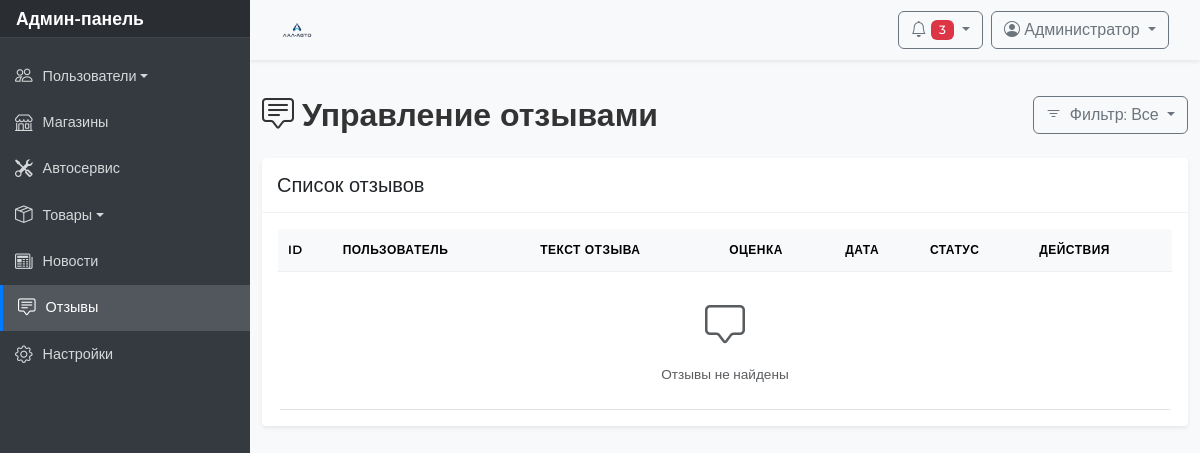
The page /admin.php?section=reviews (signed in) on the database as committed earlier.
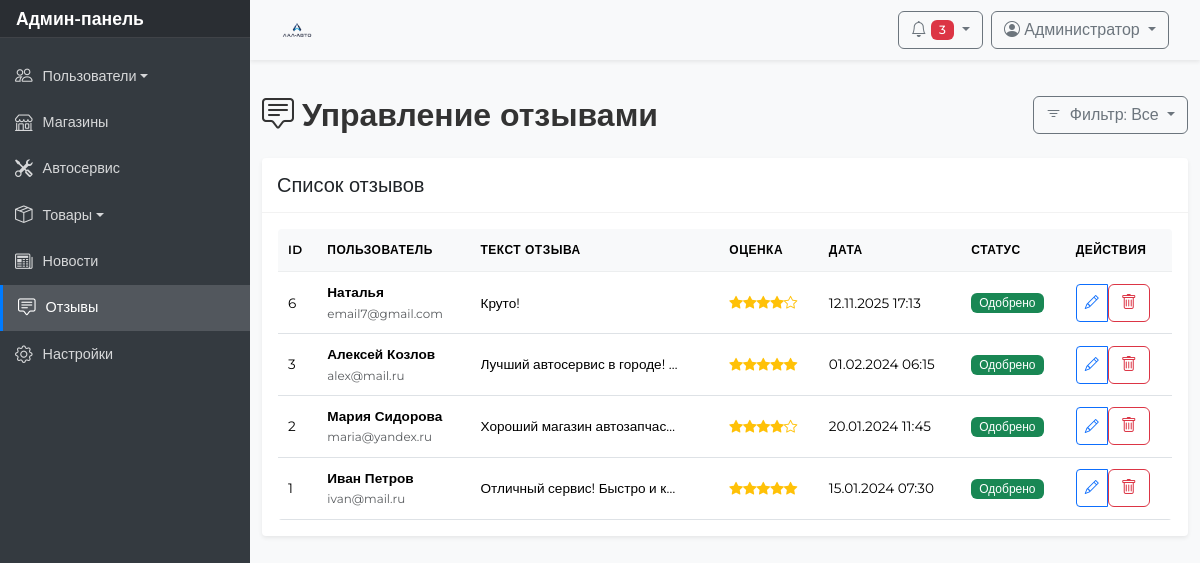
The same page on the database as committed later.
### tables this page shows
CREATE TABLE `reviews` (
  `id` int(11) NOT NULL,
  `name` varchar(255) NOT NULL,
  `email` varchar(255) DEFAULT NULL,
  `rating` int(11) NOT NULL,
  `text` text NOT NULL,
  `status` enum('pending','approved','rejected') DEFAULT 'pending',
  `created_at` timestamp NULL DEFAULT CURRENT_TIMESTAMP,
  `updated_at` timestamp NULL DEFAULT CURRENT_TIMESTAMP ON UPDATE CURRENT_TIMESTAMP
);

### sections/reviews.php (the view, shortened to what this page needs)
<?php
$filter_status = $_GET['status'] ?? 'all';
$query = "SELECT * FROM reviews";
$query .= " ORDER BY created_at DESC";
$stmt = $conn->prepare($query);
$stmt->execute();
$reviews_result = $stmt->get_result();
?>
<div class="d-flex flex-column flex-md-row justify-content-between align-items-center mb-4">
    <h2 class="mb-3 mb-md-0">
        <i class="bi bi-chat-square-text me-2"></i>Управление отзывами
    </h2>
    <div class="d-flex gap-2">
        <div class="dropdown">
            <button class="btn btn-outline-secondary dropdown-toggle" type="button" data-bs-toggle="dropdown">
                <i class="bi bi-filter me-1"></i>
                <span class="d-none d-sm-inline">Фильтр: </span>
                <?php
                $status_labels = [
                    'all' => 'Все',
                    'pending' => 'На модерации',
                    'approved' => 'Одобренные',
                    'rejected' => 'Отклоненные'
                ];
                echo $status_labels[$filter_status];
                ?>
            </button>
        </div>
    </div>
</div>
<div class="card shadow-sm">
    <div class="card-header bg-white">
        <h5 class="mb-0">Список отзывов</h5>
    </div>
    <div class="card-body">
        <div class="table-responsive">
            <table class="table table-hover">
                <thead>
                    <tr>
                        <th>ID</th>
                        <th>Пользователь</th>
                        <th>Текст отзыва</th>
                        <th>Оценка</th>
                        <th>Дата</th>
                        <th>Статус</th>
                        <th>Действия</th>
                    </tr>
                </thead>
                <tbody>
                    <?php
                    if ($reviews_result->num_rows > 0)
                    {
                    ?>
                        <?php
                        while($review = $reviews_result->fetch_assoc())
                        {
                        ?>
                        <tr>
                            <td><?php echo $review['id']; ?></td>
                            <td>
                                <div class="fw-bold"><?php echo htmlspecialchars($review['name']); ?></div>
                                <small class="text-muted"><?php echo htmlspecialchars($review['email'] ?? '-'); ?></small>
                            </td>
                            <td>
                                <div class="text-truncate" style="max-width: 200px;">
                                    <?php echo htmlspecialchars($review['text']); ?>
                                </div>
                            </td>
                            <td>
                                <div class="text-warning">
                                    <?php
                                    for($i = 1; $i <= 5; $i++)
                                    {
                                        if ($i <= $review['rating'])
                                        {
                                            echo '<i class="bi bi-star-fill"></i>';
                                        }
                                        else
                                        {
                                            echo '<i class="bi bi-star"></i>';
                                        }
                                    }
                                    ?>
                                </div>
                            </td>
                            <td><?php echo date('d.m.Y H:i', strtotime($review['created_at'])); ?></td>
                            <td>
                                <?php
                                $status_badges = [
                                    'pending' => 'bg-warning',
                                    'approved' => 'bg-success',
                                    'rejected' => 'bg-danger'
                                ];
                                $status_labels = [
                                    'pending' => 'На модерации',
                                    'approved' => 'Одобрено',
                                    'rejected' => 'Отклонено'
                                ];
                                ?>
                                <span class="badge <?php echo $status_badges[$review['status']]; ?>">
                                    <?php echo $status_labels[$review['status']]; ?>
                                </span>
                            </td>
                            <td>
                                <div class="btn-group btn-group-sm">
                                    <button type="button" class="btn btn-outline-primary" data-bs-toggle="modal" data-bs-target="#editReviewModal<?php echo $review['id']; ?>">
                                        <i class="bi bi-pencil"></i>
                                    </button>
                                    <form method="POST" style="display: inline;" onsubmit="return confirm('Вы уверены, что хотите удалить этот отзыв?')">
                                        <button type="submit" class="btn btn-outline-danger">
                                            <i class="bi bi-trash"></i>
                                        </button>
                                    </form>
                                </div>
                            </td>
                        </tr>
                        <?php
                        }
                        ?>
                    <?php
                    }
                    else
                    {
                    ?>
                        <tr>
                            <td colspan="7" class="text-center text-muted py-4">
                                <i class="bi bi-chat-square fs-1 d-block mb-2"></i>
                                Отзывы не найдены
                            </td>
                        </tr>
                    <?php
                    }
                    ?>
                </tbody>
            </table>
        </div>
    </div>
</div>

### admin.php (shortened to what this page needs)
<?php
require_once("config/link.php");
$current_section = isset($_GET['section']) ? $_GET['section'] : 'users_list';
function isActiveSection($section)
{
    global $current_section;
    return $current_section === $section ? 'active' : '';
}
function isActiveSubmenu($parent, $item = null)
{
    global $current_section;
    return strpos($current_section, $parent) === 0 ? 'active' : '';
}
?>
<!DOCTYPE html>
<html lang="ru">
<head>
    <link rel="stylesheet" href="../css/bootstrap.min.css">
    <link rel="stylesheet" href="https://cdn.jsdelivr.net/npm/bootstrap-icons@1.11.1/font/bootstrap-icons.css">
    <link rel="stylesheet" href="css/style.css">
    <link rel="stylesheet" href="css/admin-styles.css">
</head>
<body class="admin-body">
<div class="wrapper d-flex">
    <nav id="sidebar" class="active">
        <div class="sidebar-header d-flex justify-content-between align-items-center px-3 py-2">
            <h3 class="mb-0 d-none d-lg-block">Админ-панель</h3>
        </div>
        <ul class="list-unstyled components">
            <li class="<?= isActiveSubmenu('users') ? 'active' : '' ?>">
                <a href="#usersSubmenu" data-bs-toggle="collapse" aria-expanded="<?= isActiveSubmenu('users') ? 'true' : 'false' ?>" class="dropdown-toggle">
                    <i class="bi bi-people"></i>Пользователи
                </a>
            </li>
            <li class="<?= isActiveSection('shops') ? 'active' : '' ?>">
                <a href="admin.php?section=shops">
                    <i class="bi bi-shop"></i>Магазины
                </a>
            </li>
            <li class="<?= isActiveSection('service') ? 'active' : '' ?>">
                <a href="admin.php?section=service">
                    <i class="bi bi-tools"></i>Автосервис
                </a>
            </li>
            <li class="<?= isActiveSubmenu('products') ? 'active' : '' ?>">
                <a href="#productsSubmenu" data-bs-toggle="collapse" aria-expanded="<?= isActiveSubmenu('products') ? 'true' : 'false' ?>" class="dropdown-toggle">
                    <i class="bi bi-box-seam"></i>Товары
                </a>
            </li>
            <li class="<?= isActiveSection('news') ? 'active' : '' ?>">
                <a href="admin.php?section=news">
                    <i class="bi bi-newspaper"></i>Новости
                </a>
            </li>
            <li class="<?= isActiveSection('reviews') ? 'active' : '' ?>">
                <a href="admin.php?section=reviews">
                    <i class="bi bi-chat-square-text"></i>Отзывы
                </a>
            </li>
            <li class="<?= isActiveSection('settings') ? 'active' : '' ?>">
                <a href="admin.php?section=settings">
                    <i class="bi bi-gear"></i>Настройки
                </a>
            </li>
        </ul>
    </nav>
    <div id="content" class="w-100">
        <nav class="navbar navbar-expand-lg navbar-light bg-light shadow-sm">
            <div class="container-fluid px-3">
                <a class="navbar-brand me-auto" href="admin.php?section=users_list">
                    <img src="img/Auto.png" alt="Лал-Авто" height="30" class="d-inline-block align-top">
                </a>
                <div class="d-flex align-items-center">
                    <div class="dropdown me-2">
                        <button class="btn btn-outline-secondary dropdown-toggle" type="button" id="dropdownMenuButton" data-bs-toggle="dropdown" aria-expanded="false">
                            <i class="bi bi-bell"></i>
                            <span class="badge bg-danger">3</span>
                        </button>
                    </div>
                    <div class="dropdown">
                        <button class="btn btn-outline-secondary dropdown-toggle" type="button" id="userDropdown" data-bs-toggle="dropdown" aria-expanded="false">
                            <i class="bi bi-person-circle"></i>
                            <span class="d-none d-md-inline">Администратор</span>
                        </button>
                    </div>
                </div>
            </div>
        </nav>
        <div class="container-fluid py-3">
            <?php
            switch ($current_section)
            {
                case 'reviews':
                    include 'sections/reviews.php';
                    break;
            }
            ?>
        </div>
    </div>
</div>
</body>
</html>

### css/style.css (style rules this page uses)
html { scroll-behavior: smooth; }
body { font-family: 'Montserrat', sans-serif; }
h1, h2 { color: #333; font-weight: 600; }
.navbar { margin-bottom: 20px; z-index: 1030; background-color: rgba(255, 255, 255, 0.9); transition: top 0.3s; }
.navbar-brand { transition: transform 0.2s; }
.card { transition: transform 0.2s; }
@media (min-width: 613px) { .list-unstyled { display: flex; flex-direction: column; align-items: center; } }

### css/admin-styles.css (style rules this page uses)
.table-responsive { overflow-x: auto; }
table { font-size: 0.8rem; }
th, td { padding: 0.3rem; vertical-align: middle; }
.navbar { box-shadow: 0 2px 4px rgba(0,0,0,0.1); }
.navbar-brand img { height: 75px; }
.admin-body { font-family: 'Montserrat', sans-serif; background-color: #f8f9fa; min-height: 100vh; }
.wrapper { display: flex; width: 100%; min-height: 100vh; }
#sidebar { min-width: 250px; max-width: 250px; background: #343a40; color: #fff; transition: all 0.3s; position: relative; min-height: 100vh; z-index: 1000; }
#sidebar .sidebar-header { padding: 15px; background: rgba(0, 0, 0, 0.2); border-bottom: 1px solid rgba(255, 255, 255, 0.1); }
#sidebar .sidebar-header h3 { color: #fff; font-size: 1.1rem; margin-bottom: 0; font-weight: 600; }
#sidebar ul.components { padding: 15px 0; }
#sidebar ul li a { padding: 10px 15px; font-size: 0.9rem; display: flex; align-items: center; color: rgba(255, 255, 255, 0.8); text-decoration: none; transition: all 0.3s; }
#sidebar ul li a i { margin-right: 10px; font-size: 1.1rem; }
#sidebar ul li.active > a { color: #fff; background: rgba(255, 255, 255, 0.1); }
#content { width: 100%; min-height: 100vh; transition: all 0.3s; overflow-x: hidden; }
.navbar { padding: 10px 15px; background: #fff; border: none; box-shadow: 0 1px 3px rgba(0, 0, 0, 0.1); z-index: 999; }
.navbar-brand img { height: 30px; }
.table-responsive { border-radius: 0.25rem; overflow: hidden; }
.table { margin-bottom: 0; font-size: 0.85rem; }
.table thead th { border-bottom: none; font-weight: 600; text-transform: uppercase; font-size: 0.75rem; letter-spacing: 0.5px; vertical-align: middle; padding: 12px 10px; background-color: #f8f9fa; white-space: nowrap; }
.table tbody td { vertical-align: middle; padding: 10px; border-top: 1px solid #eceeef; white-space: nowrap; }
.card { border: none; border-radius: 0.25rem; box-shadow: 0 1px 3px rgba(0, 0, 0, 0.1); }
.card-header { background-color: #fff; border-bottom: 1px solid rgba(0, 0, 0, 0.05); padding: 15px; }
.badge { font-weight: 500; padding: 4px 8px; font-size: 0.75rem; }
.list-unstyled { display: block; }
#sidebar ul li.active > a { background: rgba(255, 255, 255, 0.15); border-left: 3px solid #007bff; }

Rows that differ between the two databases and show on the page:
added reviews: id "6", name "Наталья", email "email7@gmail.com", text "Круто!", rating 4 (drawn), created_at "12.11.2025 17:13", status "Одобрено"
added reviews: id "3", name "Алексей Козлов", email "alex@mail.ru", text "Лучший автосервис в городе!…", rating 5 (drawn), created_at "01.02.2024 06:15", status "Одобрено"
added reviews: id "2", name "Мария Сидорова", email "maria@yandex.ru", text "Хороший магазин автозапчас…", rating 4 (drawn), created_at "20.01.2024 11:45", status "Одобрено"
added reviews: id "1", name "Иван Петров", email "ivan@mail.ru", text "Отличный сервис! Быстро и к…", rating 5 (drawn), created_at "15.01.2024 07:30", status "Одобрено"
Other text that changed with them:
text no longer shown: "Отзывы не найдены"
